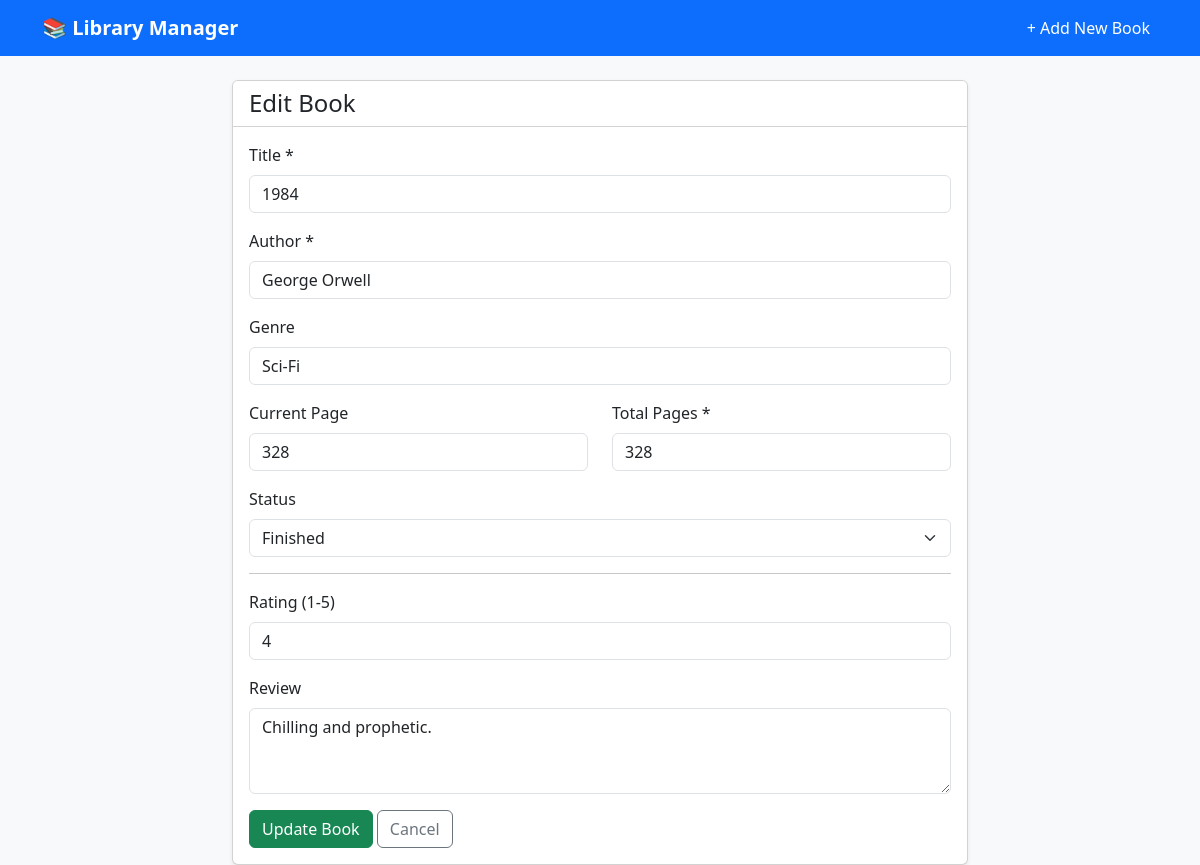
/2/edit, run on the app's committed database.
### tables this page shows
CREATE TABLE books (
            id INTEGER PRIMARY KEY AUTOINCREMENT,
            title TEXT NOT NULL,
            author TEXT NOT NULL,
            genre TEXT,
            pages INTEGER NOT NULL,
            current_page INTEGER DEFAULT 0,
            status TEXT NOT NULL DEFAULT 'Want to Read',
            rating INTEGER,
            review TEXT
        );

### app.py (the view, shortened to what this page needs)
@app.route('/<int:book_id>/edit', methods=('GET', 'POST'))
def edit_book(book_id):
    conn = get_db_connection()
    book = conn.execute('SELECT * FROM books WHERE id = ?', (book_id,)).fetchone()
    if book is None:
        conn.close()
        flash('Book not found.', 'danger')
        return redirect(url_for('index'))
    conn.close()
    return render_template('edit.html', book=book)

### database.py (called while the page is built)
def get_db_connection():
    conn = sqlite3.connect(DATABASE_NAME)
    conn.row_factory = sqlite3.Row
    return conn

### templates/edit.html (shortened to what this page needs)
{% extends 'base.html' %}
{% block content %}
<div class="row justify-content-center">
    <div class="col-md-8">
        <div class="card shadow-sm">
            <div class="card-header bg-white">
                <h4 class="mb-0">Edit Book</h4>
            </div>
            <div class="card-body">
                <form method="POST">
                    <div class="mb-3">
                        <label class="form-label">Title *</label>
                        <input type="text" name="title" class="form-control" value="{{ book['title'] }}" required>
                    </div>
                    <div class="mb-3">
                        <label class="form-label">Author *</label>
                        <input type="text" name="author" class="form-control" value="{{ book['author'] }}" required>
                    </div>
                    <div class="mb-3">
                        <label class="form-label">Genre</label>
                        <input type="text" name="genre" class="form-control" value="{{ book['genre'] }}">
                    </div>
                    <div class="row mb-3">
                        <div class="col-md-6">
                            <label class="form-label">Current Page</label>
                            <input type="number" name="current_page" class="form-control" min="0" max="{{ book['pages'] }}" value="{{ book['current_page'] }}">
                        </div>
                        <div class="col-md-6">
                            <label class="form-label">Total Pages *</label>
                            <input type="number" name="pages" class="form-control" min="1" value="{{ book['pages'] }}" required>
                        </div>
                    </div>
                    <div class="mb-3">
                        <label class="form-label">Status</label>
                        <select name="status" class="form-select">
                            <option value="Finished" {% if book['status'] == 'Finished' %}selected{% endif %}>Finished</option>
                        </select>
                    </div>
                    <hr>
                    <div class="mb-3">
                        <label class="form-label">Rating (1-5)</label>
                        <input type="number" name="rating" class="form-control" min="1" max="5" value="{{ book['rating'] or '' }}">
                    </div>
                    <div class="mb-3">
                        <label class="form-label">Review</label>
                        <textarea name="review" class="form-control" rows="3">{{ book['review'] }}</textarea>
                    </div>
                    <button type="submit" class="btn btn-success">Update Book</button>
                    <a href="{{ url_for('view_book', book_id=book['id']) }}" class="btn btn-outline-secondary">Cancel</a>
                </form>
            </div>
        </div>
    </div>
</div>
{% endblock %}

### templates/base.html (style rules this page uses)
body { background-color: #f8f9fa; }

### data on the page
books: title "1984", author "George Orwell", genre "Sci-Fi", current_page "328", pages "328", status "Finished", rating "4", review "Chilling and prophetic."
